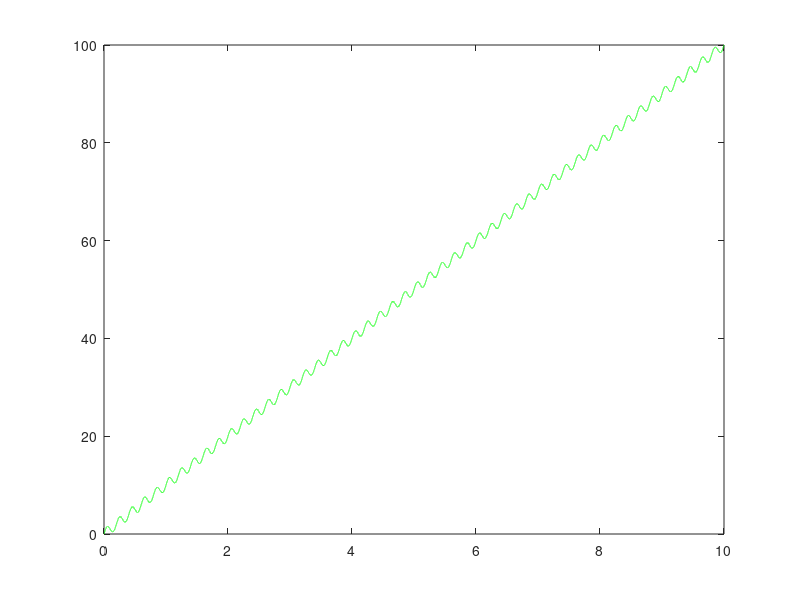
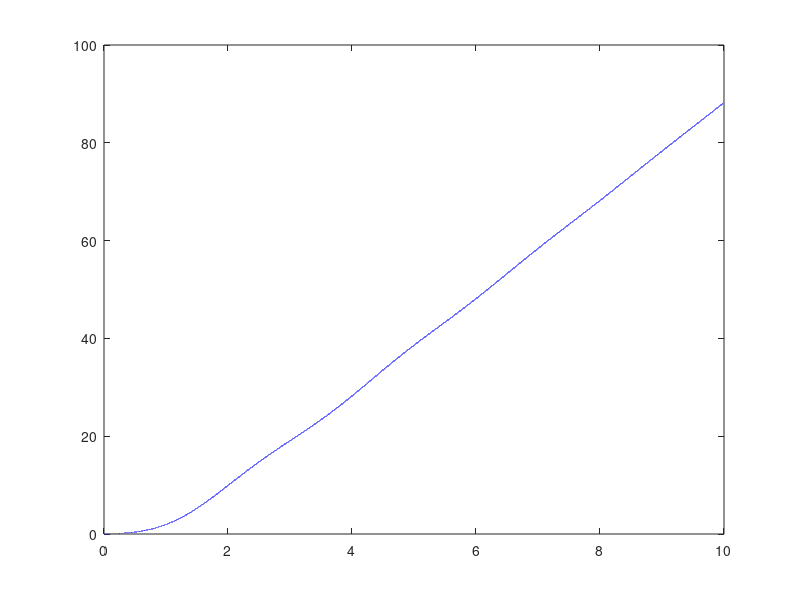

Recreate these plots in MATLAB, in order.

clc;
clear all;
close all;
n =5;
f = 5;

[ze,pe,ke] = ellip(n,3,30,2*pi*f/10,'s');
[be,ae] = zp2tf(ze,pe,ke);
H=tf(be,ae)
t=0:1e-4:10;

u=10*t+sin(2*pi*f*t);
plot(t,u,'g');
figure
y=lsim(H,u,t);
plot(t,y,'b');
